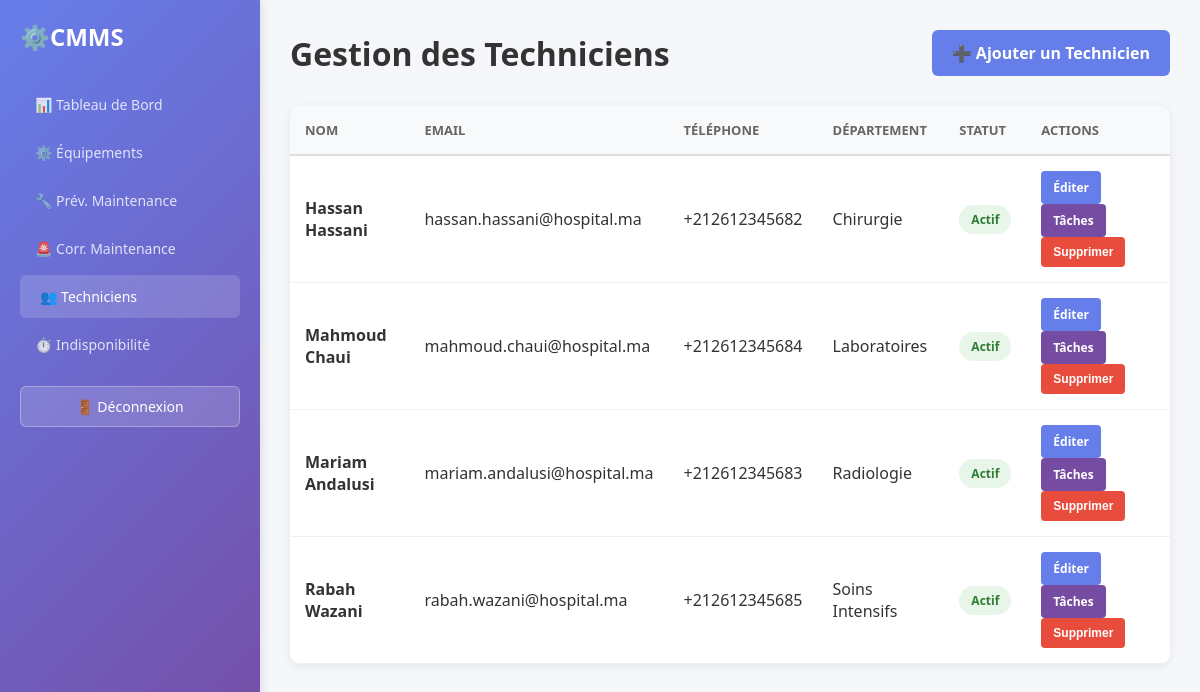
/engineer/users.php (signed in), run on the app's committed database.
### tables this page shows
CREATE TABLE Technicians
(
  Technician_ID SMALLINT PRIMARY KEY AUTO_INCREMENT,
  Employee_ID INT NOT NULL UNIQUE,
  Department_ID SMALLINT NOT NULL,
  Specialization_ID SMALLINT NOT NULL,
  Managed_ByEngineer_ID INT NOT NULL,

  FOREIGN KEY (Employee_ID) REFERENCES Employees(Employee_ID),
  FOREIGN KEY (Department_ID) REFERENCES Departments(Department_ID),
  FOREIGN KEY (Specialization_ID) REFERENCES Specializations(Specialization_ID),
  FOREIGN KEY (Managed_ByEngineer_ID) REFERENCES Biomedical_Engineers(Engineer_ID)
);

create table Employees
(
  Employee_ID int primary key AUTO_INCREMENT,
  National_ID varchar(20)not null unique,
  First_Name varchar(60)not null,
  Last_Name varchar(60)not null,
  Phone varchar(25),
  Email varchar(100) not null unique,
  Date_Of_Birth date not null,
  Hire_Date date not null,
  Resign_Date date,
  Contract_Start_Date date not null,
  Contract_End_Date date not null,
  Status_ID SMALLINT not null,
  Shift_Type_ID SMALLINT not null,
  
  foreign key (Status_ID) references Employee_Status(Status_ID),
  foreign key (Shift_Type_ID) references Shift_Type(Shift_Type_ID)
);

CREATE TABLE Departments
(
  Department_ID SMALLINT PRIMARY KEY AUTO_INCREMENT,
  Department_Name VARCHAR(60) NOT NULL UNIQUE,
  Contact_Email VARCHAR(100) NOT NULL,
  Contact_Phone VARCHAR(30) NOT NULL,
  Description VARCHAR(300)
);

### config/config.php (called while the page is built, shortened)
<?php
try {
    $conn = new mysqli(DB_HOST, DB_USER, DB_PASS, DB_NAME);
        ?>
        <?php
    $conn->set_charset("utf8mb4");
} catch (Exception $e) {
    die("Erreur de connexion: " . $e->getMessage());
}
function fetch_all($query) {
    global $conn;
    $result = $conn->query($query);
    if ($result) {
        return $result->fetch_all(MYSQLI_ASSOC);
    }
    return [];
}
?>

### engineer/users.php (the view, shortened to what this page needs)
<?php
require_once '../config/config.php';
$tech_query = "SELECT t.*, e.First_Name, e.Last_Name, e.Email, e.Phone, e.Status_ID,
                      d.Department_Name
               FROM Technicians t
               INNER JOIN Employees e ON t.Employee_ID = e.Employee_ID
               LEFT JOIN Departments d ON t.Department_ID = d.Department_ID
               ORDER BY e.First_Name ASC";
$technicians = fetch_all($tech_query);
?>
<!DOCTYPE html>
<html lang="fr">
<head>
</head>
<body>
    <div class="container">
        <aside class="sidebar">
            <div class="logo">⚙️ <span>CMMS</span></div>
            <ul class="nav-menu">
                <li><a href="dashboard.php">📊 Tableau de Bord</a></li>
                <li><a href="equipment.php">⚙️ Équipements</a></li>
                <li><a href="preventive_maintenance.php">🔧 Prév. Maintenance</a></li>
                <li><a href="corrective_maintenance.php">🚨 Corr. Maintenance</a></li>
                <li><a href="users.php" class="active">👥 Techniciens</a></li>
                <li><a href="downtime.php">⏱️ Indisponibilité</a></li>
            </ul>
            <a href="../auth/logout.php" class="logout-btn">🚪 Déconnexion</a>
        </aside>
        <main class="main-content">
            <div class="header">
                <h1>Gestion des Techniciens</h1>
                <a href="add_technician.php" class="btn-add">➕ Ajouter un Technicien</a>
            </div>
            <div class="table-container">
                <table>
                    <thead>
                        <tr>
                            <th>Nom</th>
                            <th>Email</th>
                            <th>Téléphone</th>
                            <th>Département</th>
                            <th>Statut</th>
                            <th>Actions</th>
                        </tr>
                    </thead>
                    <tbody>
                        <?php if (!empty($technicians)): ?>
                            <?php foreach ($technicians as $tech): ?>
                                <tr>
                                    <td><strong><?php echo htmlspecialchars($tech['First_Name'] . ' ' . $tech['Last_Name']); ?></strong></td>
                                    <td><?php echo htmlspecialchars($tech['Email']); ?></td>
                                    <td><?php echo htmlspecialchars($tech['Phone'] ?? 'N/A'); ?></td>
                                    <td><?php echo htmlspecialchars($tech['Department_Name'] ?? 'N/A'); ?></td>
                                    <td>
                                        <span class="status-badge status-<?php echo ($tech['Status_ID'] == 1) ? 'active' : 'inactive'; ?>">
                                            <?php echo ($tech['Status_ID'] == 1) ? 'Actif' : 'Inactif'; ?>
                                        </span>
                                    </td>
                                    <td>
                                        <a href="edit_technician.php?technician_id=<?php echo $tech['Technician_ID']; ?>" class="btn-action btn-edit">Éditer</a>
                                        <a href="tech_tasks.php?technician_id=<?php echo $tech['Technician_ID']; ?>" class="btn-action btn-tasks">Tâches</a>
                                        <button onclick="if(confirm('Êtes-vous sûr de vouloir supprimer ce technicien? Cette action ne peut pas être annulée.')) { window.location.href='delete_technician.php?technician_id=<?php echo $tech['Technician_ID']; ?>'; }" class="btn-action btn-delete">Supprimer</button>
                                    </td>
                                </tr>
                            <?php endforeach; ?>
                        <?php else: ?>
                            <tr>
                                <td colspan="6" class="no-data">Aucun technicien trouvé</td>
                            </tr>
                        <?php endif; ?>
                    </tbody>
                </table>
            </div>
        </main>
    </div>
</body>
</html>

### engineer/users.php (style rules this page uses)
* { margin: 0; padding: 0; box-sizing: border-box; }
body { font-family: 'Segoe UI', Tahoma, Geneva, Verdana, sans-serif; background-color: #f5f7fa; color: #333; }
.container { display: flex; min-height: 100vh; }
.sidebar { width: 260px; background: linear-gradient(135deg, #667eea 0%, #764ba2 100%); color: white; padding: 20px; position: fixed; height: 100vh; overflow-y: auto; box-shadow: 2px 0 10px rgba(0, 0, 0, 0.1); }
.logo { display: flex; align-items: center; margin-bottom: 30px; font-size: 24px; font-weight: bold; }
.nav-menu { list-style: none; }
.nav-menu li { margin-bottom: 5px; }
.nav-menu a { display: flex; align-items: center; padding: 12px 15px; color: rgba(255, 255, 255, 0.8); text-decoration: none; border-radius: 6px; transition: all 0.3s; font-size: 14px; }
.nav-menu a:hover, .nav-menu a.active { background: rgba(255, 255, 255, 0.15); color: white; padding-left: 20px; }
.logout-btn { width: 100%; padding: 10px; background: rgba(255, 255, 255, 0.15); color: white; border: 1px solid rgba(255, 255, 255, 0.3); border-radius: 6px; cursor: pointer; font-size: 14px; margin-top: 20px; transition: all 0.3s; text-decoration: none; display: block; text-align: center; }
.main-content { flex: 1; margin-left: 260px; padding: 30px; }
.header { display: flex; justify-content: space-between; align-items: center; margin-bottom: 30px; }
.header h1 { font-size: 32px; color: #333; }
.table-container { background: white; border-radius: 10px; box-shadow: 0 2px 10px rgba(0, 0, 0, 0.08); overflow: hidden; }
table { width: 100%; border-collapse: collapse; }
thead { background-color: #f8f9fa; border-bottom: 2px solid #ddd; }
th { padding: 15px; text-align: left; font-weight: 600; color: #666; font-size: 13px; text-transform: uppercase; }
td { padding: 15px; border-bottom: 1px solid #f0f0f0; }
.status-badge { display: inline-block; padding: 6px 12px; border-radius: 20px; font-size: 12px; font-weight: 600; }
.status-active { background: #e8f5e9; color: #2e7d32; }
.btn-add { background: #667eea; color: white; padding: 12px 20px; border-radius: 6px; text-decoration: none; font-weight: 600; transition: all 0.3s; }
.btn-action { display: inline-block; color: white; text-decoration: none; padding: 8px 12px; border-radius: 4px; font-size: 12px; font-weight: 600; margin-right: 8px; transition: all 0.3s; border: none; cursor: pointer; }
.btn-edit { background: #667eea; }
.btn-tasks { background: #764ba2; }
.btn-delete { background: #e74c3c; }

### data on the page
technicians: Employee_ID.Last_Name "Hassan Hassani", Employee_ID.Email "hassan.hassani@hospital.ma", Employee_ID.Phone "+212612345682", Department_ID.Department_Name "Chirurgie"
technicians: Employee_ID.Last_Name "Mahmoud Chaui", Employee_ID.Email "mahmoud.chaui@hospital.ma", Employee_ID.Phone "+212612345684", Department_ID.Department_Name "Laboratoires"
technicians: Employee_ID.Last_Name "Mariam Andalusi", Employee_ID.Email "mariam.andalusi@hospital.ma", Employee_ID.Phone "+212612345683", Department_ID.Department_Name "Radiologie"
technicians: Employee_ID.Last_Name "Rabah Wazani", Employee_ID.Email "rabah.wazani@hospital.ma", Employee_ID.Phone "+212612345685", Department_ID.Department_Name "Soins Intensifs"
